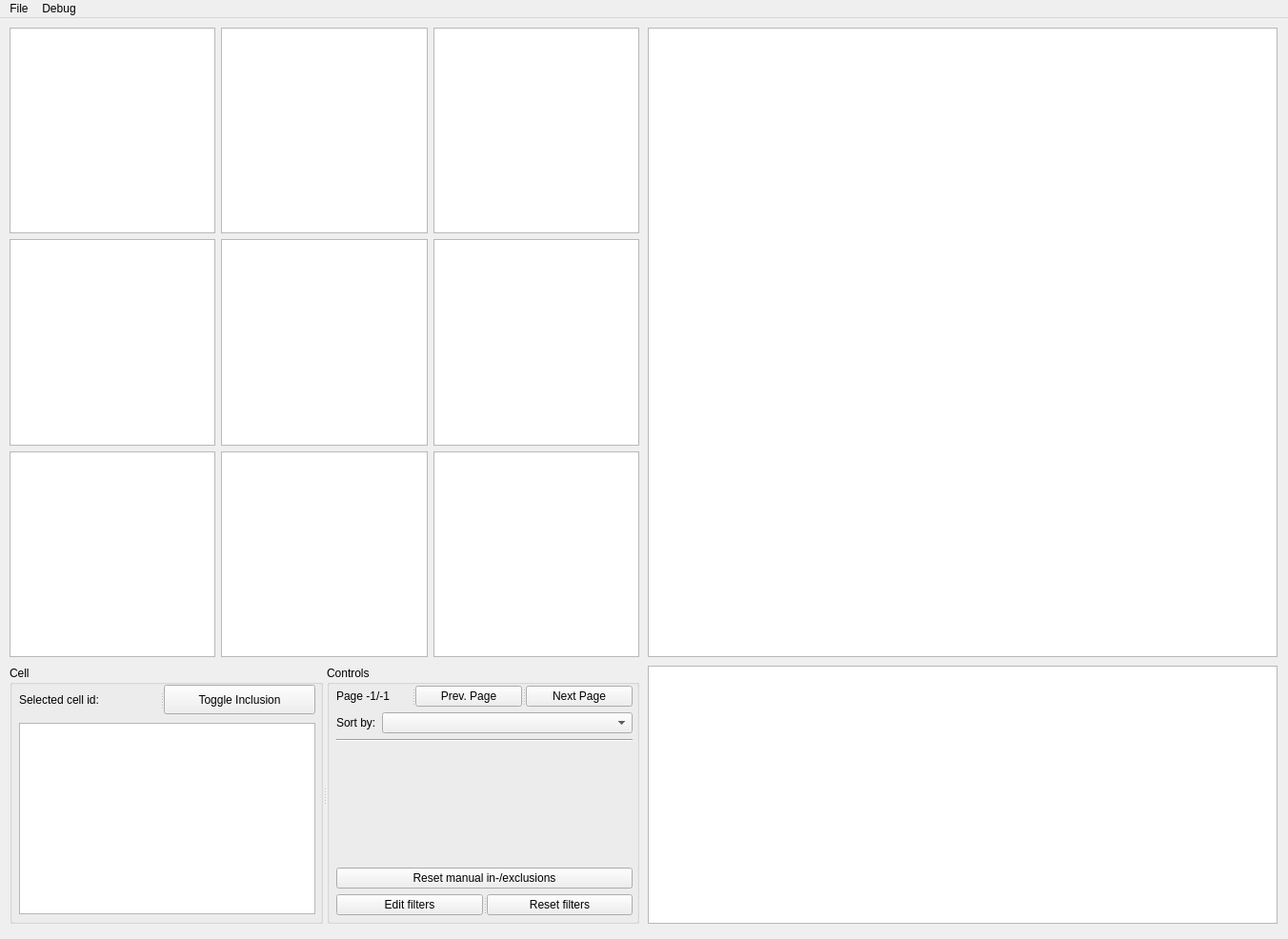
<?xml version="1.0" encoding="UTF-8"?>
<ui version="4.0">
 <class>MainWindow</class>
 <widget class="QMainWindow" name="MainWindow">
  <property name="geometry">
   <rect>
    <x>0</x>
    <y>0</y>
    <width>1352</width>
    <height>986</height>
   </rect>
  </property>
  <property name="sizePolicy">
   <sizepolicy hsizetype="Preferred" vsizetype="Preferred">
    <horstretch>0</horstretch>
    <verstretch>0</verstretch>
   </sizepolicy>
  </property>
  <property name="windowTitle">
   <string>Visualization Tool - Automatic Microstructure Evaluation</string>
  </property>
  <widget class="QWidget" name="centralwidget">
   <widget class="QGraphicsView" name="input_image_view">
    <property name="geometry">
     <rect>
      <x>680</x>
      <y>10</y>
      <width>661</width>
      <height>661</height>
     </rect>
    </property>
    <property name="sizeIncrement">
     <size>
      <width>0</width>
      <height>0</height>
     </size>
    </property>
   </widget>
   <widget class="QTextBrowser" name="text_statistics">
    <property name="geometry">
     <rect>
      <x>680</x>
      <y>680</y>
      <width>661</width>
      <height>271</height>
     </rect>
    </property>
   </widget>
   <widget class="QWidget" name="layoutWidget">
    <property name="geometry">
     <rect>
      <x>10</x>
      <y>10</y>
      <width>661</width>
      <height>661</height>
     </rect>
    </property>
    <layout class="QGridLayout" name="cell_view_layout">
     <item row="0" column="2">
      <widget class="QGraphicsView" name="cell_view_3"/>
     </item>
     <item row="1" column="1">
      <widget class="QGraphicsView" name="cell_view_5"/>
     </item>
     <item row="0" column="0">
      <widget class="QGraphicsView" name="cell_view_1"/>
     </item>
     <item row="2" column="2">
      <widget class="QGraphicsView" name="cell_view_9"/>
     </item>
     <item row="0" column="1">
      <widget class="QGraphicsView" name="cell_view_2"/>
     </item>
     <item row="1" column="0">
      <widget class="QGraphicsView" name="cell_view_4"/>
     </item>
     <item row="2" column="1">
      <widget class="QGraphicsView" name="cell_view_8"/>
     </item>
     <item row="1" column="2">
      <widget class="QGraphicsView" name="cell_view_6"/>
     </item>
     <item row="2" column="0">
      <widget class="QGraphicsView" name="cell_view_7"/>
     </item>
    </layout>
   </widget>
   <widget class="QSplitter" name="controls_layout">
    <property name="geometry">
     <rect>
      <x>10</x>
      <y>680</y>
      <width>661</width>
      <height>271</height>
     </rect>
    </property>
    <property name="orientation">
     <enum>Qt::Horizontal</enum>
    </property>
    <property name="childrenCollapsible">
     <bool>false</bool>
    </property>
    <widget class="QGroupBox" name="box_cell">
     <property name="title">
      <string>Cell</string>
     </property>
     <widget class="QTextBrowser" name="text_current_cell">
      <property name="geometry">
       <rect>
        <x>10</x>
        <y>60</y>
        <width>311</width>
        <height>201</height>
       </rect>
      </property>
     </widget>
     <widget class="QSplitter" name="splitter_1">
      <property name="geometry">
       <rect>
        <x>10</x>
        <y>20</y>
        <width>311</width>
        <height>31</height>
       </rect>
      </property>
      <property name="orientation">
       <enum>Qt::Horizontal</enum>
      </property>
      <property name="childrenCollapsible">
       <bool>false</bool>
      </property>
      <widget class="QLabel" name="label_current_cell">
       <property name="text">
        <string>Selected cell id: </string>
       </property>
      </widget>
      <widget class="QPushButton" name="button_toggle_inclusion">
       <property name="text">
        <string>Toggle Inclusion</string>
       </property>
      </widget>
     </widget>
    </widget>
    <widget class="QGroupBox" name="box_controls">
     <property name="title">
      <string>Controls</string>
     </property>
     <widget class="QWidget" name="layoutWidget">
      <property name="geometry">
       <rect>
        <x>10</x>
        <y>21</y>
        <width>311</width>
        <height>241</height>
       </rect>
      </property>
      <layout class="QFormLayout" name="formLayout">
       <item row="0" column="0" colspan="2">
        <widget class="QSplitter" name="splitter">
         <property name="orientation">
          <enum>Qt::Horizontal</enum>
         </property>
         <property name="childrenCollapsible">
          <bool>false</bool>
         </property>
         <widget class="QLabel" name="label_current_page">
          <property name="text">
           <string>Page -1/-1</string>
          </property>
         </widget>
         <widget class="QPushButton" name="button_page_prev">
          <property name="text">
           <string>Prev. Page</string>
          </property>
         </widget>
         <widget class="QPushButton" name="button_page_next">
          <property name="text">
           <string>Next Page</string>
          </property>
         </widget>
        </widget>
       </item>
       <item row="1" column="0">
        <widget class="QLabel" name="label_sort_by">
         <property name="text">
          <string>Sort by:</string>
         </property>
        </widget>
       </item>
       <item row="1" column="1">
        <widget class="QComboBox" name="combo_sort_by"/>
       </item>
       <item row="2" column="0" colspan="2">
        <widget class="Line" name="line">
         <property name="orientation">
          <enum>Qt::Horizontal</enum>
         </property>
        </widget>
       </item>
       <item row="3" column="0">
        <spacer name="verticalSpacer">
         <property name="orientation">
          <enum>Qt::Vertical</enum>
         </property>
         <property name="sizeHint" stdset="0">
          <size>
           <width>20</width>
           <height>40</height>
          </size>
         </property>
        </spacer>
       </item>
       <item row="4" column="0" colspan="2">
        <widget class="QPushButton" name="button_reset_manual_filtering">
         <property name="text">
          <string>Reset manual in-/exclusions</string>
         </property>
        </widget>
       </item>
       <item row="5" column="0" colspan="2">
        <widget class="QSplitter" name="splitter_3">
         <property name="orientation">
          <enum>Qt::Horizontal</enum>
         </property>
         <property name="childrenCollapsible">
          <bool>false</bool>
         </property>
         <widget class="QPushButton" name="button_edit_filters">
          <property name="text">
           <string>Edit filters</string>
          </property>
         </widget>
         <widget class="QPushButton" name="button_reset_filters">
          <property name="text">
           <string>Reset filters</string>
          </property>
         </widget>
        </widget>
       </item>
      </layout>
     </widget>
    </widget>
   </widget>
  </widget>
  <widget class="QMenuBar" name="menubar">
   <property name="geometry">
    <rect>
     <x>0</x>
     <y>0</y>
     <width>1352</width>
     <height>21</height>
    </rect>
   </property>
   <widget class="QMenu" name="menuFile">
    <property name="title">
     <string>File</string>
    </property>
    <widget class="QMenu" name="menuExport">
     <property name="title">
      <string>Export</string>
     </property>
     <addaction name="actionExport_data_2"/>
     <addaction name="actionExport_segmentation"/>
     <addaction name="actionExport_annotated_image"/>
    </widget>
    <widget class="QMenu" name="menuImport">
     <property name="title">
      <string>Import</string>
     </property>
     <addaction name="actionLoad_image"/>
     <addaction name="actionImport_segmentation"/>
    </widget>
    <addaction name="menuImport"/>
    <addaction name="menuExport"/>
   </widget>
   <widget class="QMenu" name="menuDebug">
    <property name="title">
     <string>Debug</string>
    </property>
    <addaction name="actionForce_update"/>
   </widget>
   <addaction name="menuFile"/>
   <addaction name="menuDebug"/>
  </widget>
  <action name="actionLoad_image">
   <property name="text">
    <string>Load image...</string>
   </property>
  </action>
  <action name="actionForce_update">
   <property name="text">
    <string>Force update</string>
   </property>
  </action>
  <action name="actionExport_data_2">
   <property name="text">
    <string>Export data...</string>
   </property>
  </action>
  <action name="actionExport_segmentation">
   <property name="text">
    <string>Export segmentation...</string>
   </property>
  </action>
  <action name="actionImport_segmentation">
   <property name="text">
    <string>Import segmentation...</string>
   </property>
  </action>
  <action name="actionExport_annotated_image">
   <property name="text">
    <string>Export annotated image...</string>
   </property>
  </action>
 </widget>
 <resources/>
 <connections/>
</ui>
